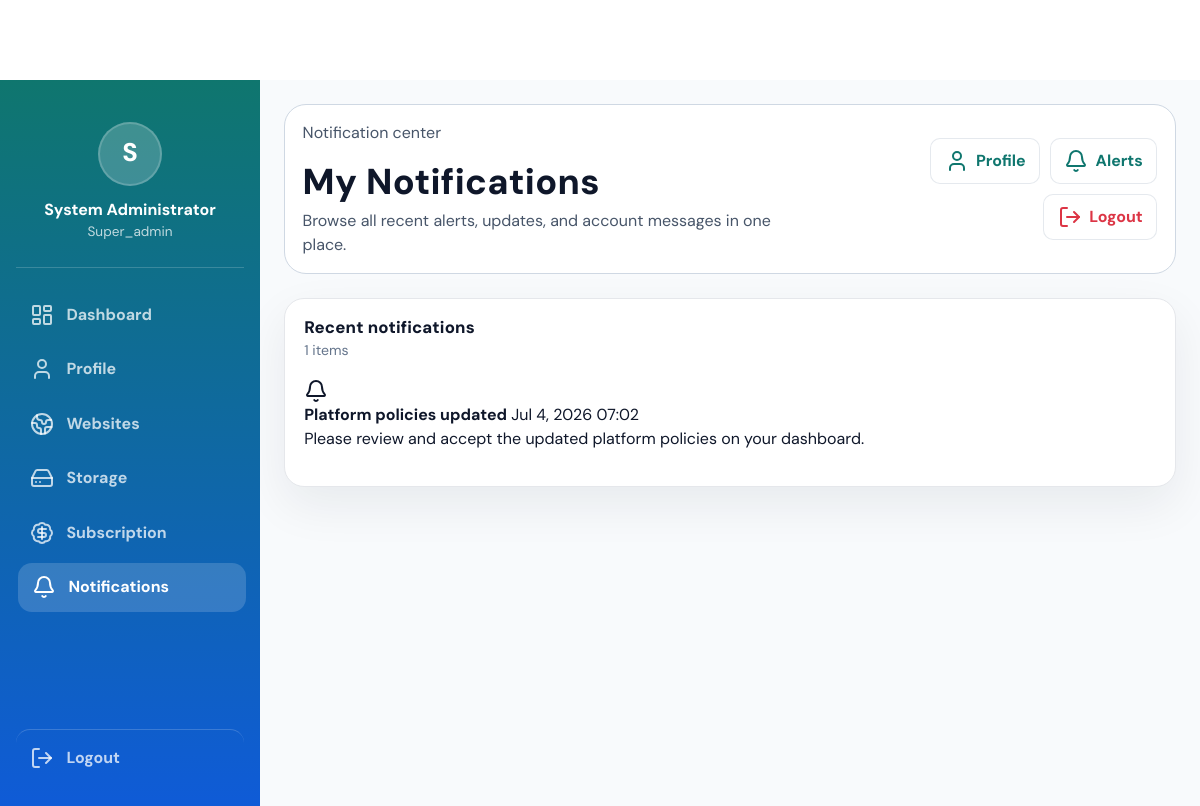
/dashboard/notifications (signed in), run on the app's committed database.
### tables this page shows
CREATE TABLE users (
    id INT AUTO_INCREMENT PRIMARY KEY,
    fullname VARCHAR(150) NOT NULL,
    username VARCHAR(50) UNIQUE NOT NULL,
    email VARCHAR(150) UNIQUE NOT NULL,
    phone VARCHAR(30),
    country VARCHAR(100),
    password VARCHAR(255) NOT NULL,
    avatar VARCHAR(255) DEFAULT 'default.png',
    bio VARCHAR(500) NULL,
    role ENUM('user', 'premium', 'moderator', 'admin', 'super_admin') DEFAULT 'user',
    account_status ENUM('active', 'pending', 'suspended', 'banned') DEFAULT 'pending',
    email_verified BOOLEAN DEFAULT FALSE,
    created_at TIMESTAMP DEFAULT CURRENT_TIMESTAMP,
    updated_at TIMESTAMP DEFAULT CURRENT_TIMESTAMP ON UPDATE CURRENT_TIMESTAMP
);

CREATE TABLE notifications (
    id INT AUTO_INCREMENT PRIMARY KEY,
    user_id INT,
    category VARCHAR(80) DEFAULT 'general',
    icon VARCHAR(80) DEFAULT 'bell',
    title VARCHAR(255),
    message TEXT,
    target_url VARCHAR(255) DEFAULT NULL,
    is_read BOOLEAN DEFAULT FALSE,
    email_sent BOOLEAN DEFAULT FALSE,
    created_at TIMESTAMP DEFAULT CURRENT_TIMESTAMP,
    FOREIGN KEY (user_id) REFERENCES users(id) ON DELETE CASCADE
);

### app/Core/View.php (called while the page is built, shortened)
<?php
class View
{
    public static function render(string $view, array $data = [], string $layout = 'layouts/main'): string
    {
        $viewPath = APP_PATH . DIRECTORY_SEPARATOR . 'Views' . DIRECTORY_SEPARATOR . $view . '.php';
        extract($data, EXTR_SKIP);
        require $viewPath;
        return ob_get_clean();
    }
}

### app/Controllers/DashboardController.php (called while the page is built, shortened)
<?php
class DashboardController extends Controller
{
    public function notifications(): void
    {
        $userId = AuthService::id();
        $repository = new ClientDashboardRepository();
        $user = $repository->user($userId);
        $this->view('dashboard/notifications', [
            'title' => 'Notifications',
            'user' => $user,
            'notifications' => $repository->notifications($userId, 20),
            'displayName' => Session::get('user_name', 'there'),
            'isAdmin' => false,
            'active' => 'notifications',
        ], 'layouts/dashboard');
    }
}

### app/Core/App.php (called while the page is built, shortened)
<?php
class App
{
    public function run(): void
    {
        $config = require __DIR__ . '/../Config/app.php';
        $routes = require __DIR__ . '/../Config/routes.php';
        Router::dispatch(
            $_SERVER['REQUEST_URI'] ?? '/',
            $_SERVER['REQUEST_METHOD'] ?? 'GET',
            $routes,
            $config
        );
    }
}

### public/index.php (called while the page is built, shortened)
<?php
$app = new App\Core\App();
$app->run();

### app/Models/ClientDashboardRepository.php (called while the page is built, shortened)
<?php
class ClientDashboardRepository
{
    private PDO $database;
    public function __construct(?PDO $database = null)
    {
        $this->database = $database ?? Database::connection();
    }
    public function user(int $userId): ?array
    {
        $statement = $this->database->prepare(
            'SELECT id, fullname, username, email, phone, country, avatar, bio, role, account_status, email_verified, created_at
             FROM users
             WHERE id = :id
             LIMIT 1'
        );
        $statement->execute(['id' => $userId]);
        $user = $statement->fetch();
        return $user ?: null;
    }
    public function notifications(int $userId, int $limit = 5): array
    {
        $statement = $this->database->prepare(
            'SELECT title, message, is_read, created_at
             FROM notifications
             WHERE user_id = :user_id
             ORDER BY created_at DESC
             LIMIT :limit'
        );
        $statement->bindValue('user_id', $userId, PDO::PARAM_INT);
        $statement->bindValue('limit', $limit, PDO::PARAM_INT);
        $statement->execute();
        return $statement->fetchAll();
    }
}

### app/Core/Database.php (called while the page is built, shortened)
<?php
final class Database
{
    private static ?PDO $connection = null;
    public static function connection(): PDO
    {
        if (self::$connection instanceof PDO) {
            return self::$connection;
        }
        $config = require APP_PATH . DIRECTORY_SEPARATOR . 'Config' . DIRECTORY_SEPARATOR . 'database.php';
        self::$connection = new PDO(
            $config['dsn'],
            $config['username'],
            $config['password'],
            $config['options']
        );
        return self::$connection;
    }
}

### app/Core/Session.php (called while the page is built, shortened)
<?php
class Session
{
    public static function get(string $key, mixed $default = null): mixed
    {
        return $_SESSION[$key] ?? $default;
    }
}

### app/Services/AuthService.php (called while the page is built, shortened)
<?php
class AuthService
{
    public static function id(): ?int
    {
        $userId = Session::get('user_id');
        return $userId ? (int) $userId : null;
    }
}

### app/Views/dashboard/notifications.php (the view, shortened to what this page needs)
<section class="client-dashboard">
  <aside class="client-sidebar">
    <div class="client-profile">
      <?php if (!empty($user['avatar']) && $user['avatar'] !== 'default.png'): ?>
        <img class="client-sidebar-avatar" src="<?= htmlspecialchars(($app['base_url'] ?? '') . '/' . $user['avatar'], ENT_QUOTES, 'UTF-8') ?>" alt="Profile avatar">
      <?php else: ?>
        <div class="client-avatar"><?= htmlspecialchars(strtoupper(substr((string) $user['fullname'], 0, 1)), ENT_QUOTES, 'UTF-8') ?></div>
      <?php endif; ?>
      <strong><?= htmlspecialchars($user['fullname'], ENT_QUOTES, 'UTF-8') ?></strong>
      <span><?= htmlspecialchars(ucfirst($user['role']), ENT_QUOTES, 'UTF-8') ?></span>
    </div>
    <nav class="client-nav">
      <a class="<?= ($active ?? '') === 'dashboard' ? 'active' : '' ?>" href="<?= htmlspecialchars(($app['base_url'] ?? '') . '/dashboard', ENT_QUOTES, 'UTF-8') ?>"><i data-lucide="layout-dashboard"></i> Dashboard</a>
      <a class="<?= ($active ?? '') === 'profile' ? 'active' : '' ?>" href="<?= htmlspecialchars(($app['base_url'] ?? '') . '/profile', ENT_QUOTES, 'UTF-8') ?>"><i data-lucide="user"></i> Profile</a>
      <a class="<?= ($active ?? '') === 'websites' ? 'active' : '' ?>" href="<?= htmlspecialchars(($app['base_url'] ?? '') . '/dashboard/websites', ENT_QUOTES, 'UTF-8') ?>"><i data-lucide="globe-2"></i> Websites</a>
      <a href="<?= htmlspecialchars(($app['base_url'] ?? '') . '/dashboard', ENT_QUOTES, 'UTF-8') ?>"><i data-lucide="hard-drive"></i> Storage</a>
      <a href="<?= htmlspecialchars(($app['base_url'] ?? '') . '/dashboard', ENT_QUOTES, 'UTF-8') ?>"><i data-lucide="badge-dollar-sign"></i> Subscription</a>
      <a class="<?= ($active ?? '') === 'notifications' ? 'active' : '' ?>" href="<?= htmlspecialchars(($app['base_url'] ?? '') . '/dashboard/notifications', ENT_QUOTES, 'UTF-8') ?>"><i data-lucide="bell"></i> Notifications</a>
    </nav>
    <a href="<?= htmlspecialchars(($app['base_url'] ?? '') . '/logout', ENT_QUOTES, 'UTF-8') ?>" class="client-logout"><i data-lucide="log-out"></i> Logout</a>
  </aside>
  <div class="client-main">
    <header class="client-header profile-header">
      <div>
        <p class="admin-pro-kicker">Notification center</p>
        <h1>My Notifications</h1>
        <p>Browse all recent alerts, updates, and account messages in one place.</p>
      </div>
      <div class="client-header-actions">
        <a class="client-header-action" href="<?= htmlspecialchars(($app['base_url'] ?? '') . '/profile', ENT_QUOTES, 'UTF-8') ?>"><i data-lucide="user"></i><span>Profile</span></a>
        <a class="client-header-action" href="<?= htmlspecialchars(($app['base_url'] ?? '') . '/dashboard/notifications', ENT_QUOTES, 'UTF-8') ?>"><i data-lucide="bell"></i><span>Alerts</span></a>
        <a class="client-header-action logout-action" href="<?= htmlspecialchars(($app['base_url'] ?? '') . '/logout', ENT_QUOTES, 'UTF-8') ?>"><i data-lucide="log-out"></i><span>Logout</span></a>
      </div>
    </header>
    <section class="client-card notifications-panel">
      <div class="client-card-head">
        <div>
          <h2>Recent notifications</h2>
          <span><?= count($notifications) ?> items</span>
        </div>
      </div>
      <?php if ($notifications === []): ?>
        <div class="client-empty">
          <i data-lucide="bell-off"></i>
          <strong>No notifications yet</strong>
          <p>When your account receives an update, it will appear here.</p>
        </div>
      <?php else: ?>
        <div class="notification-list">
          <?php foreach ($notifications as $notification): ?>
            <article class="notification-card <?= (int) ($notification['is_read'] ?? 0) === 0 ? 'unread' : 'read' ?>">
              <div class="notification-card-icon">
                <i data-lucide="<?= htmlspecialchars($notification['icon'] ?? 'bell', ENT_QUOTES, 'UTF-8') ?>"></i>
              </div>
              <div class="notification-card-body">
                <div class="notification-card-title">
                  <strong><?= htmlspecialchars($notification['title'], ENT_QUOTES, 'UTF-8') ?></strong>
                  <span><?= htmlspecialchars(date('M j, Y H:i', strtotime($notification['created_at'] ?? '')), ENT_QUOTES, 'UTF-8') ?></span>
                </div>
                <p><?= htmlspecialchars($notification['message'], ENT_QUOTES, 'UTF-8') ?></p>
              </div>
            </article>
          <?php endforeach; ?>
        </div>
      <?php endif; ?>
    </section>
  </div>
</section>

### data on the page
users: fullname "S", fullname "System Administrator", role "Super_admin"
notifications: title "Platform policies updated", created_at "Jul 4, 2026 07:02", message "Please review and accept the updated platform policies on your dashboard."

### other printed values
count($notifications) "1"
